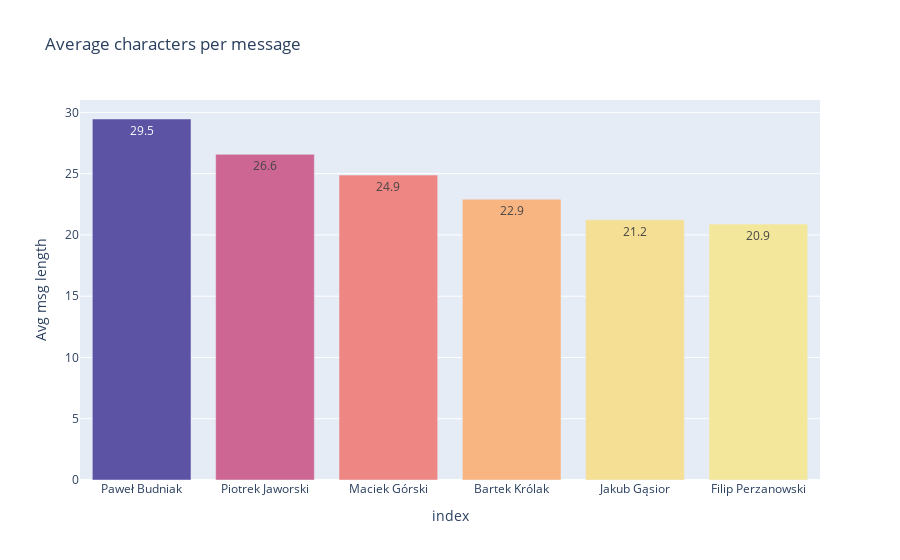

This figure's notebook cell:
### Code cell
col = 'Avg msg length'
df2 = msg_stats.sort_values(by = col, ascending = False)
f = px.bar(df2, y = col, x = df2.index, labels = {'x': 'Sender'}, text = col ,color = col,
           title = 'Average characters per message', color_continuous_scale = px.colors.sequential.Sunset)
f.update_traces(texttemplate='%{text:.1f}')
f.update(layout_coloraxis_showscale=False)
f

### Figure 1 — Plotly figure (JSON) as saved in the notebook; plotly's stock layout.template omitted (floating-point values rounded to 4 significant figures)
{"data": [{"alignmentgroup": "True", "hovertemplate": "index=%{x}<br>Avg msg length=%{marker.color}<extra></extra>", "legendgroup": "", "marker": {"color": [29.46, 26.58, 24.88, 22.92, 21.23, 20.88], "coloraxis": "coloraxis"}, "name": "", "offsetgroup": "", "orientation": "v", "showlegend": false, "text": [29.46, 26.58, 24.88, 22.92, 21.23, 20.88], "textposition": "auto", "texttemplate": "%{text:.1f}", "type": "bar", "x": ["Paweł Budniak", "Piotrek Jaworski", "Maciek Górski", "Bartek Królak", "Jakub Gąsior", "Filip Perzanowski"], "xaxis": "x", "y": [29.46, 26.58, 24.88, 22.92, 21.23, 20.88], "yaxis": "y"}], "layout": {"barmode": "relative", "coloraxis": {"colorbar": {"title": {"text": "Avg msg length"}}, "colorscale": [[0, "rgb(243, 231, 155)"], [0.1667, "rgb(250, 196, 132)"], [0.3333, "rgb(248, 160, 126)"], [0.5, "rgb(235, 127, 134)"], [0.6667, "rgb(206, 102, 147)"], [0.8333, "rgb(160, 89, 160)"], [1, "rgb(92, 83, 165)"]], "showscale": false}, "legend": {"tracegroupgap": 0}, "title": {"text": "Average characters per message"}, "xaxis": {"anchor": "y", "domain": [0, 1], "title": {"text": "index"}}, "yaxis": {"anchor": "x", "domain": [0, 1], "title": {"text": "Avg msg length"}}}}
